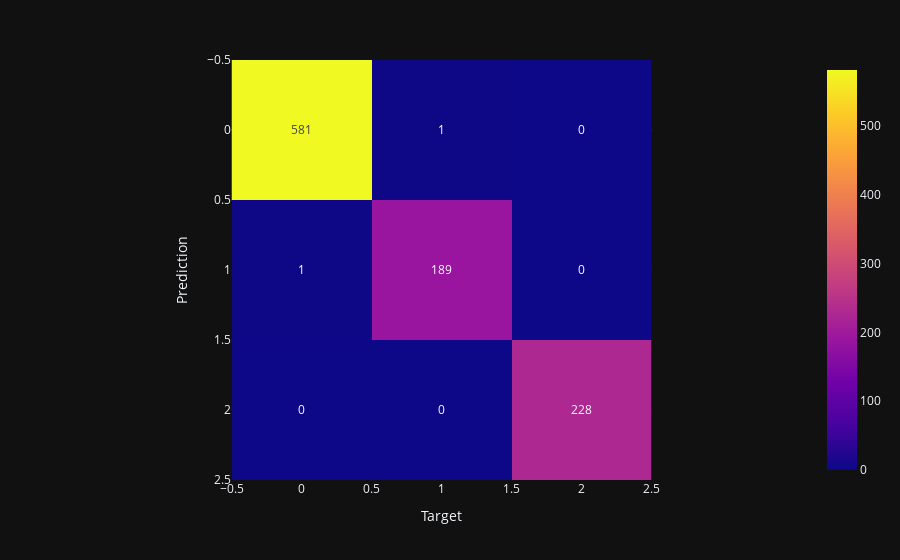

Notebook source saved alongside this figure:
### Code cell
@score_for('Bagging', 'train')
@time_for('Bagging', 'train')
def train_bagging():
    return f1_score(bagging_y_train, y_train, average='macro')

print(
    "F1-мера для тренировочных данных с помощью "
    "BaggingClassifier:", train_bagging(),
)
draw_conf_matrix(y_train, bagging_y_train)

### Figure 1 — Plotly figure (JSON) as saved in the notebook; plotly's stock layout.template omitted (floating-point values rounded to 4 significant figures)
{"data": [{"coloraxis": "coloraxis", "hovertemplate": "x: %{x}<br>y: %{y}<br>color: %{z}<extra></extra>", "name": "0", "texttemplate": "%{z}", "type": "heatmap", "xaxis": "x", "yaxis": "y", "z": [[581, 1, 0], [1, 189, 0], [0, 0, 228]]}], "layout": {"coloraxis": {"colorscale": [[0, "#0d0887"], [0.1111, "#46039f"], [0.2222, "#7201a8"], [0.3333, "#9c179e"], [0.4444, "#bd3786"], [0.5556, "#d8576b"], [0.6667, "#ed7953"], [0.7778, "#fb9f3a"], [0.8889, "#fdca26"], [1, "#f0f921"]]}, "margin": {"t": 60}, "xaxis": {"anchor": "y", "constrain": "domain", "domain": [0, 1], "scaleanchor": "y", "title": {"text": "Target"}}, "yaxis": {"anchor": "x", "autorange": "reversed", "constrain": "domain", "domain": [0, 1], "title": {"text": "Prediction"}}}}
